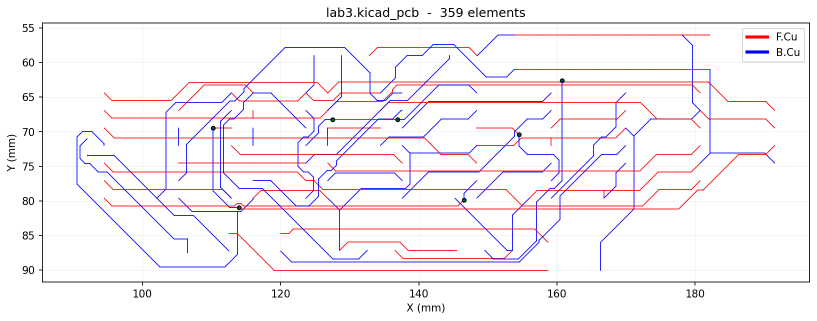
#> input picture serverside/lab3_wiring.png, 1634 x 642 px (shown at 1/2 size)
$ python -i prep.py   (imports and definitions only)
#> lines starting #> are read from the running program, lines starting #| are printed output that depends on the picture; after the words box and inside, x2 and y2 are one past the last pixel; in counts of white or black regions, pixels touching at a corner belong together
#!/usr/bin/env python
"""Clean a bitmap so Inkscape's centerline tracer can find single lines.

Centerline tracing looks for the middle of a dark stroke. Anti-aliased
edges, JPEG mush and grey shading all confuse it into producing doubled or
broken paths, so the image gets flattened to hard black-on-white first.

    python tools/prep_image.py input/drawing.jpg
    python tools/prep_image.py input/photo.png --threshold 140 --invert
"""
from __future__ import annotations

import numpy as np
from PIL import Image, ImageFilter, ImageOps
from skimage.measure import label as sk_label, regionprops


def otsu(gray: np.ndarray) -> int:
    """Pick the threshold that best separates ink from paper."""
    hist = np.bincount(gray.ravel(), minlength=256).astype(float)
    total = hist.sum()
    weight_bg = np.cumsum(hist)
    weight_fg = total - weight_bg
    mean = np.cumsum(hist * np.arange(256))
    with np.errstate(invalid="ignore", divide="ignore"):
        mean_bg = mean / weight_bg
        mean_fg = (mean[-1] - mean) / weight_fg
        variance = weight_bg * weight_fg * (mean_bg - mean_fg) ** 2
    variance[~np.isfinite(variance)] = 0
    return int(np.argmax(variance))


def choose_threshold(gray: np.ndarray, threshold: int | None) -> int:
    """The ink cutoff, with faint linework pulled up out of the noise.

    Otsu splits the histogram, but a scan of a pencil sketch often has a
    run of faint grey just above its cut - real lines, nearly at the paper's
    brightness. Left alone, those lines vanish from the trace entirely.
    If a softer cut would pick up a significant but not flooding amount of
    extra ink, use it; an explicit --threshold always wins.
    """
    if threshold is not None:
        return threshold
    cut = otsu(gray)
    softer = min(cut + 30, 255)
    here = int((gray <= cut).sum())
    added = int((gray <= softer).sum()) - here
    if here and 0 < added <= here * 0.5:
        return softer
    return cut


def bridge_ink(ink: np.ndarray, radius: int) -> np.ndarray:
    """Grow the ink by `radius` pixels so faint gaps reconnect.

    Scanning drops a line where it thins out; the skeleton then stops at
    each piece and draws a broken dash instead of a continuous stroke.
    Growing the ink with a diamond footprint joins pieces that are up to
    `radius` pixels apart, and the thinning step afterwards finds one line
    through both. Zero disables it.
    """
    if radius <= 0:
        return ink
    offsets = [(dr, dc) for dr in range(-radius, radius + 1)
               for dc in range(-radius, radius + 1)
               if abs(dr) + abs(dc) <= radius]
    out = ink.copy()
    h, w = ink.shape
    for dr, dc in offsets:
        if dr == 0 and dc == 0:
            continue
        out[max(0, -dr):min(h, h - dr), max(0, -dc):min(w, w - dc)] |= \
            ink[max(0, dr):min(h, h + dr), max(0, dc):min(w, w + dc)]
    return out


def despeckle(binary: Image.Image, size: int) -> Image.Image:
    """Drop isolated dots that would each become their own stray stroke.

    Uses a majority (mode) filter: every pixel becomes the most common value
    in a square window of the given side length.  A single dark pixel in a
    sea of white flips to white.  Use --despeckle 1 to disable.
    """
    if size <= 1:
        return binary
    return binary.filter(ImageFilter.ModeFilter(size))


def reduce_colors(img: Image.Image, n_colors: int) -> Image.Image:
    """Quantise an RGB image to at most n_colors distinct colours.

    JPEG images contain millions of nearly-identical shades that straddle the
    threshold boundary and produce broken, noisy ink masks.  Merging those
    shades into flat zones gives a cleaner binary image downstream.

    PIL's Median-Cut quantisation (no dithering) is used: it preserves edge
    sharpness while flattening gradients.  The result is returned as an RGB
    image so the normal grayscale conversion and thresholding still apply.
    """
    if n_colors <= 0:
        return img
    rgb = img.convert("RGB")
    quantized = rgb.quantize(colors=n_colors, method=Image.Quantize.MEDIANCUT, dither=0)
    return quantized.convert("RGB")


def remove_small_blobs(ink: np.ndarray, min_px: int) -> np.ndarray:
    """Delete every connected ink region whose pixel area is below min_px.

    Unlike the window-based ModeFilter, this operates on whole connected
    components: a scanned dot or speck is removed entirely, no matter its
    shape, as long as it is isolated and smaller than min_px pixels.

    `ink` is a boolean array (True = ink).  Returns a boolean array of the
    same shape with small components zeroed out.
    """
    if min_px <= 0 or not ink.any():
        return ink
    labeled = sk_label(ink)
    out = np.zeros_like(ink, dtype=bool)
    for prop in regionprops(labeled):
        if prop.area >= min_px:
            out[labeled == prop.label] = True
    return out


def prepare_array(img: Image.Image, threshold: int | None = None,
                  invert: bool = False, speck: int = 3,
                  max_px: int = 2000, crop: bool = True, bridge: int = 1,
                  n_colors: int = 0, min_blob: int = 0) -> Image.Image:
    """Clean and binarise an already-loaded image, ready for tracing.

    Processing order:
      1. Convert to RGB (preserves colour for quantisation).
      2. Optional colour reduction.
      3. Convert to grayscale and threshold.
      4. Optional invert.
      5. ModeFilter despeckling.
      6. Crop to ink bounding box.
      7. Optional blob despeckling.
      8. Optional ink bridging — LAST, and deliberately so: growing the ink
         before skeletonisation is what makes a gappy scanned line come
         through as one stroke instead of a dashed one.
    """
    img = img.convert("RGB")
    if max_px and max(img.size) > max_px:
        img.thumbnail((max_px, max_px), Image.LANCZOS)
    # Step 2: colour reduction
    if n_colors > 0:
        img = reduce_colors(img, n_colors)
    # Step 3: grayscale + threshold
    gray = np.array(img.convert("L"))
    cut = choose_threshold(gray, threshold)
    binary = Image.fromarray(np.where(gray > cut, 255, 0).astype(np.uint8))
    if invert:
        binary = ImageOps.invert(binary)
    binary = despeckle(binary, speck)
    if crop:
        box = ImageOps.invert(binary).getbbox()   # ink is dark; bbox wants bright
        if box:
            pad = 4
            binary = binary.crop((max(box[0] - pad, 0), max(box[1] - pad, 0),
                                  min(box[2] + pad, binary.width),
                                  min(box[3] + pad, binary.height)))
    out = binary.convert("1")                     # True = white/paper
    # Step 7: blob despeckling
    if min_blob > 0:
        ink = ~np.array(out).astype(bool)         # True = ink
        ink = remove_small_blobs(ink, min_blob)
        out = Image.fromarray((~ink).astype(np.uint8) * 255).convert("1")
    # Step 8: ink bridging
    if bridge:
        ink = ~np.array(out).astype(bool)         # True = ink
        ink = bridge_ink(ink, bridge)
        out = Image.fromarray((~ink).astype(np.uint8) * 255).convert("1")
    return out


def prepare(path: str, threshold: int | None = None, invert: bool = False,
            speck: int = 3, max_px: int = 2000, crop: bool = True,
            bridge: int = 1, n_colors: int = 0, min_blob: int = 0) -> Image.Image:
    """Path-taking wrapper around `prepare_array`."""
    return prepare_array(Image.open(path), threshold, invert, speck, max_px,
                         crop, bridge, n_colors, min_blob)

>>> from PIL import Image
>>> picture = Image.open('../lab3_wiring.png')
#> picture is the input picture: PIL image 1634x642 RGBA; mean R, G, B, A 247.4, 241.9, 246.2, 255
>>> result = prepare_array(picture)
#> in prepare_array, `gray = np.array(img.convert("L"))`:
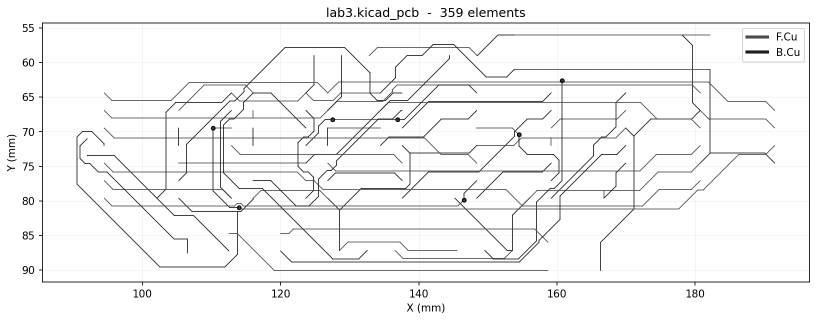
#> gray: shape (642, 1634) (shown at 1/2 size); min 0, max 255, mean 244.1
#> in otsu, `hist = np.bincount(gray.ravel(), minlength=256).astype(float)`: hist = 256 values, max 962871 at index 255, min 9 at index 121, mean 4097.8
#> in otsu, `total = hist.sum()`: total = 1049028
#> in otsu, `weight_bg = np.cumsum(hist)`: weight_bg = 256 values from 2155 to 1049028
#> in otsu, `weight_fg = total - weight_bg`: weight_fg = 256 values, max 1046873 at index 0, min 0 at index 255, mean 1000155.7
#> in otsu, `mean = np.cumsum(hist * np.arange(256))`: mean = 256 values from 0 to 256039861
#> in otsu, `mean_bg = mean / weight_bg`: mean_bg = 256 values from 0 to 244.1
#> in choose_threshold, `cut = otsu(gray)`: cut = 165
#> in choose_threshold, `softer = min(cut + 30, 255)`: softer = 195
#> in choose_threshold, `here = int((gray <= cut).sum())`: here = 60439
#> in choose_threshold, `added = int((gray <= softer).sum()) - here`: added = 2261
#> in prepare_array, `cut = choose_threshold(gray, threshold)`: cut = 195
#> in prepare_array, `binary = Image.fromarray(np.where(gray > cut, 255, 0).astype(np.uint8))`:
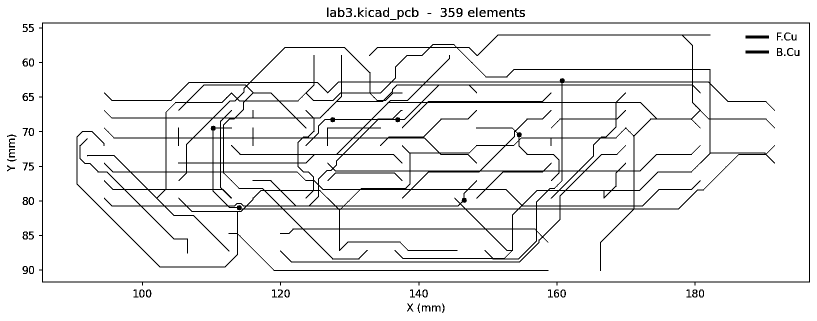
#> binary: PIL image 1634x642 L (shown at 1/2 size); 94% white; black in thin lines or dots
#> in despeckle, `return binary.filter(ImageFilter.ModeFilter(size))`: returned value: PIL image 1634x642 L; 94% white; black in thin lines or dots
#> in prepare_array, `box = ImageOps.invert(binary).getbbox()`: box = (14, 15, 1620, 625)
#> in prepare_array, `binary = binary.crop((max(box[0] - pad, 0), max(box[1] - pad, 0), min(..`:
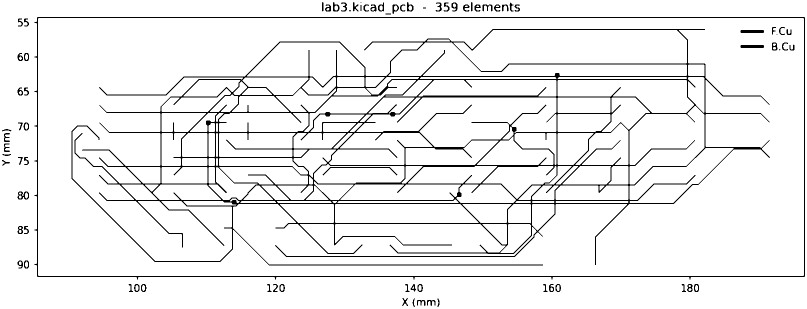
#> binary: PIL image 1614x618 L (shown at 1/2 size); 93.7% white; black in thin lines or dots
#> in prepare_array, `ink = ~np.array(out).astype(bool)`:
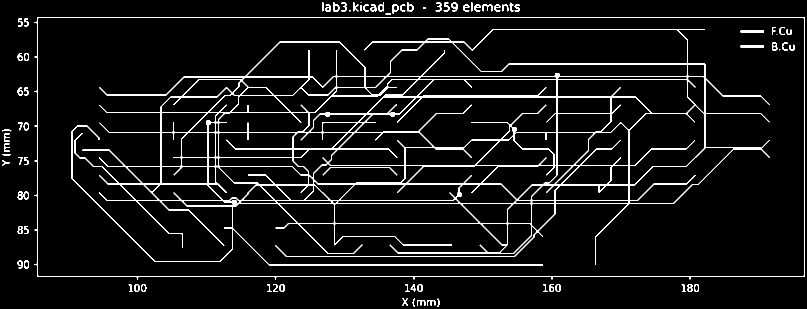
#> ink: shape (618, 1614) bool (shown at 1/2 size); 6.3% white in thin lines or dots
#> after the loop in bridge_ink, `for dr, dc in offsets:`:
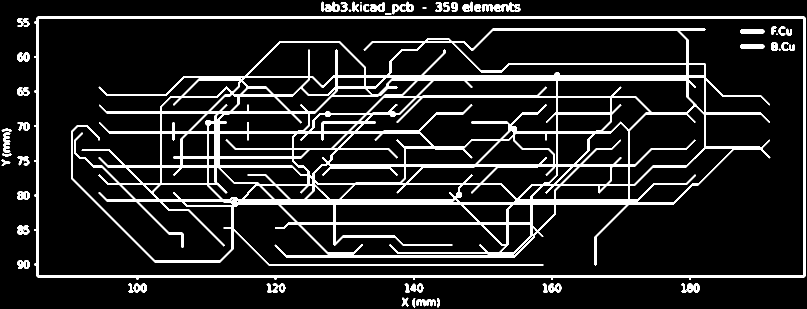
#> out: shape (618, 1614) bool (shown at 1/2 size); 11.6% white; 71 white regions (4 under 20 px), largest, box (x1, y1, x2, y2) and area: (142, 57, 1541, 532) 88379, (68, 33, 1611, 560) 16638, (1480, 59, 1529, 67) 380
#> in prepare_array, `out = Image.fromarray((~ink).astype(np.uint8) * 255).convert("1")`:
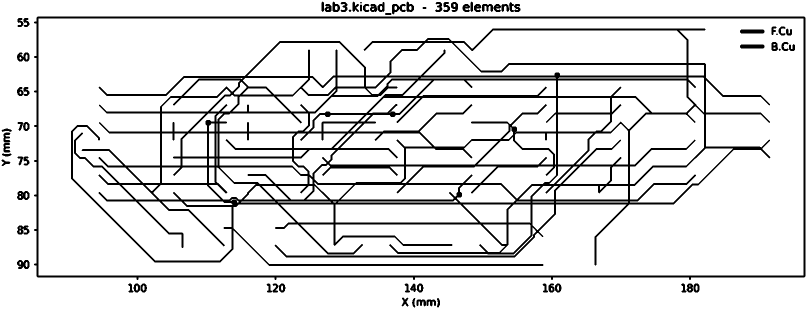
#> out: PIL image 1614x618 1 (shown at 1/2 size); 88.4% white; 71 black regions (4 under 20 px), largest, box (x1, y1, x2, y2) and area: (142, 57, 1541, 532) 88379, (68, 33, 1611, 560) 16638, (1480, 59, 1529, 67) 380

$ run again, on serverside/labExam_toolpath.png
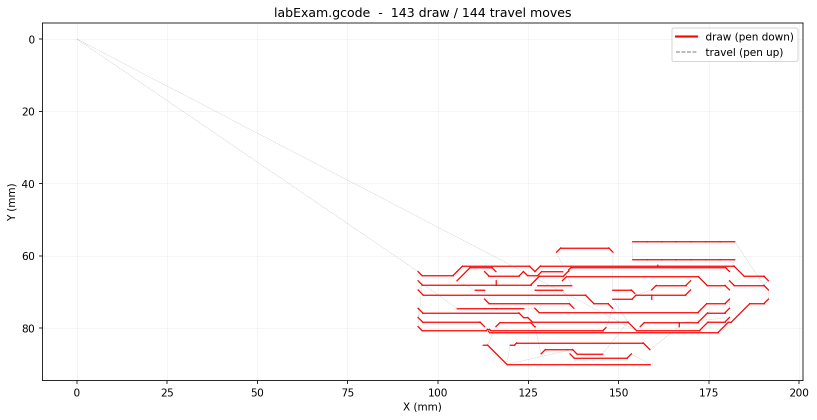
#> input picture serverside/labExam_toolpath.png, 1633 x 839 px (shown at 1/2 size)
#> picture is the input picture: PIL image 1633x839 RGBA; mean R, G, B, A 252, 248.6, 248.6, 255
#> hist = 256 values, max 1305655 at index 255, min 4 at index 67, mean 5351.9
#> total = 1370087
#> weight_bg = 256 values from 2785 to 1370087
#> weight_fg = 256 values, max 1367302 at index 0, min 0 at index 255, mean 1335856.1
#> mean = 256 values from 0 to 341979157
#> mean_bg = 256 values from 0 to 249.6
#> in choose_threshold, `cut = otsu(gray)`: cut = 165
#> softer = 195
#> here = 38097
#> added = 985
#> in prepare_array, `cut = choose_threshold(gray, threshold)`: cut = 195
#> box = (14, 15, 1617, 823)
#> ink: shape (816, 1611) bool; 3% white; 131 white regions (6 under 20 px), largest, box (x1, y1, x2, y2) and area: (69, 34, 1597, 756) 9112, (825, 586, 1528, 656) 5452, (825, 518, 1528, 561) 4935
#> after the loop in bridge_ink, `for dr, dc in offsets:`:
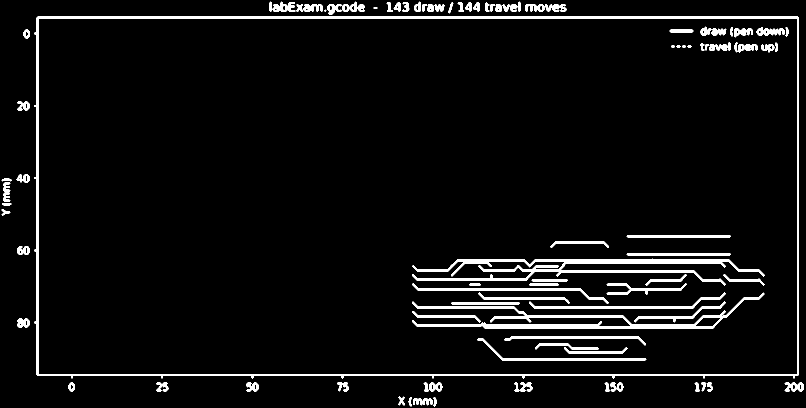
#> out: shape (816, 1611) bool (shown at 1/2 size); 5.1% white; 115 white regions (1 under 20 px), largest, box (x1, y1, x2, y2) and area: (68, 33, 1598, 757) 18128, (824, 517, 1529, 571) 9098, (824, 585, 1529, 657) 8037
#> in prepare_array, `out = Image.fromarray((~ink).astype(np.uint8) * 255).convert("1")`:
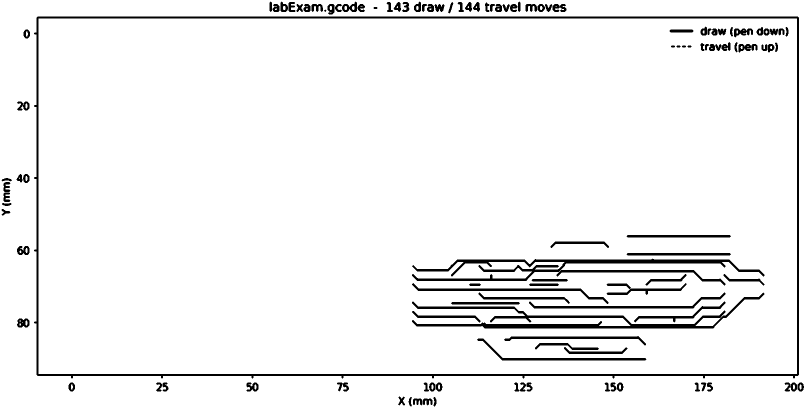
#> out: PIL image 1611x816 1 (shown at 1/2 size); 94.9% white; 115 black regions (1 under 20 px), largest, box (x1, y1, x2, y2) and area: (68, 33, 1598, 757) 18128, (824, 517, 1529, 571) 9098, (824, 585, 1529, 657) 8037

$ run again, on serverside/newProject_wiring.png
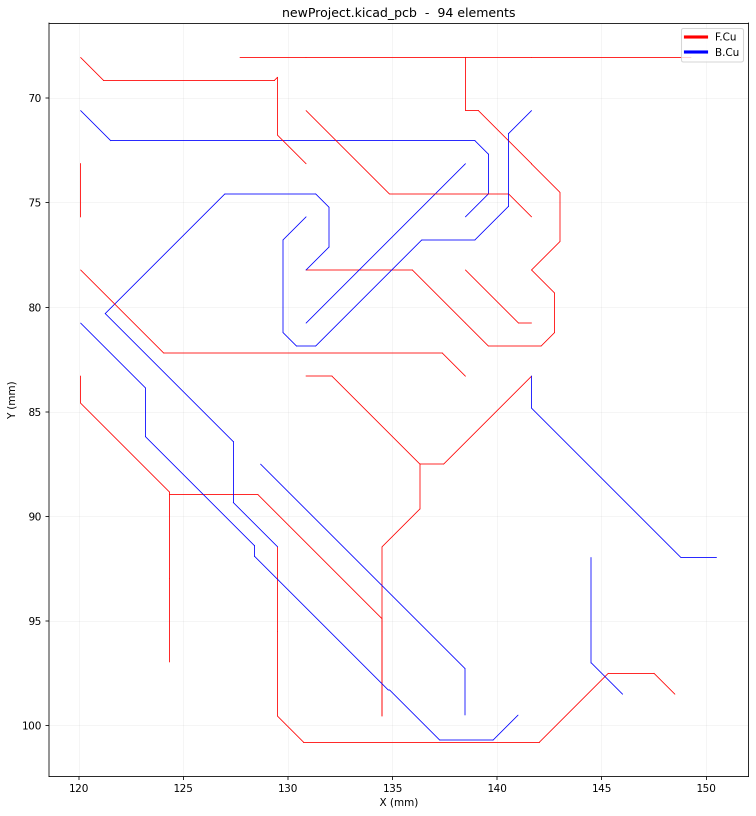
#> input picture serverside/newProject_wiring.png, 1512 x 1631 px (shown at 1/2 size)
#> picture is the input picture: PIL image 1512x1631 RGBA; mean R, G, B, A 252.1, 250.7, 251.8, 255
#> hist = 256 values, max 2387467 at index 255, min 3 at index 149, mean 9633.1
#> total = 2466072
#> weight_bg = 256 values from 2215 to 2466072
#> weight_fg = 256 values, max 2463857 at index 0, min 0 at index 255, mean 2419930.8
#> mean = 256 values from 0 to 619502291
#> mean_bg = 256 values from 0 to 251.2
#> in choose_threshold, `cut = otsu(gray)`: cut = 160
#> softer = 190
#> here = 45200
#> added = 2090
#> in prepare_array, `cut = choose_threshold(gray, threshold)`: cut = 190
#> box = (14, 15, 1498, 1614)
#> ink: shape (1607, 1492) bool; 2% white in thin lines or dots
#> after the loop in bridge_ink, `for dr, dc in offsets:`:
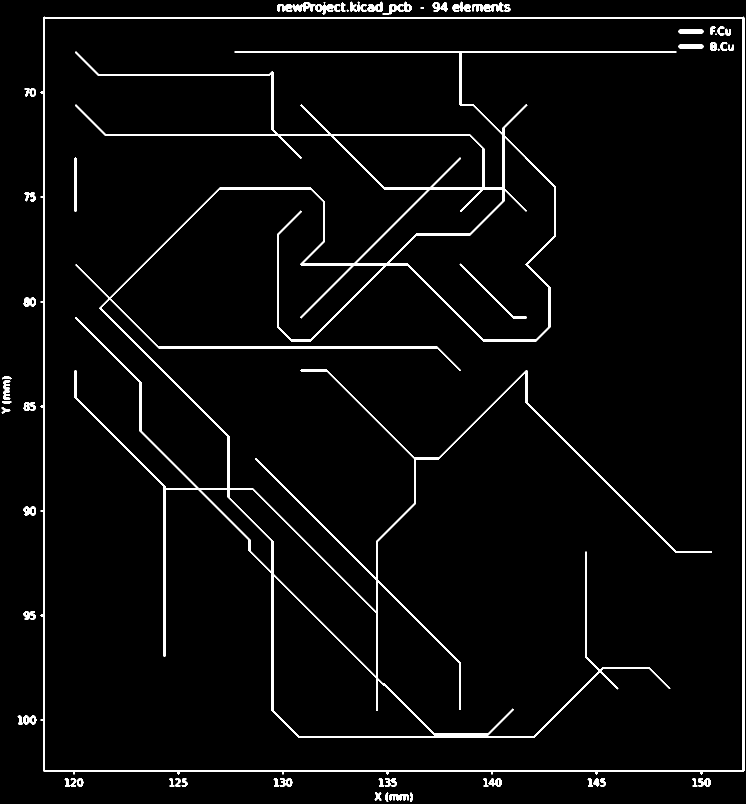
#> out: shape (1607, 1492) bool (shown at 1/2 size); 3.7% white; 82 white regions (4 under 20 px), largest, box (x1, y1, x2, y2) and area: (149, 102, 1424, 1476) 52003, (81, 33, 1489, 1549) 23486, (919, 527, 1054, 637) 640
#> in prepare_array, `out = Image.fromarray((~ink).astype(np.uint8) * 255).convert("1")`:
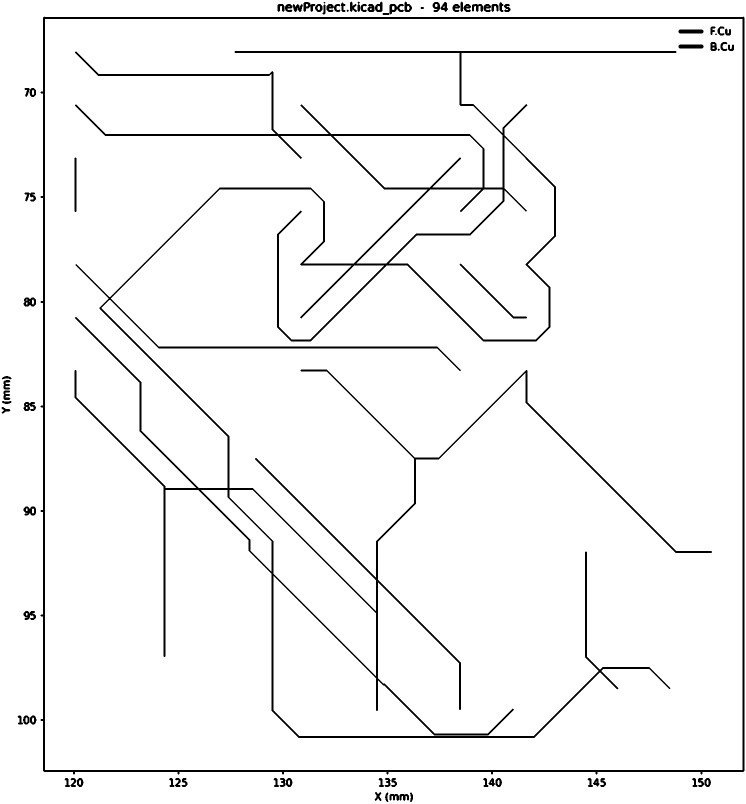
#> out: PIL image 1492x1607 1 (shown at 1/2 size); 96.3% white; 82 black regions (4 under 20 px), largest, box (x1, y1, x2, y2) and area: (149, 102, 1424, 1476) 52003, (81, 33, 1489, 1549) 23486, (919, 527, 1054, 637) 640
